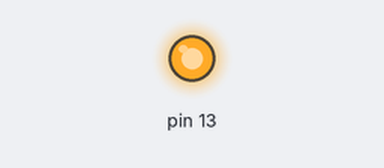
The sketch below on a simulated Arduino Uno, built with avr-gcc and run on an emulated ATmega328P. Parts: output pins drawn as LEDs (lit = HIGH).

Above: at 0.5 s.
At 6.0 s:
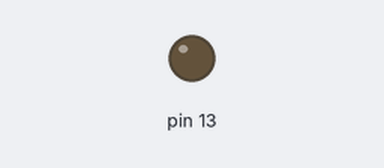
Timing chart, 0 to 14.3 s (numbered marks = the images above):
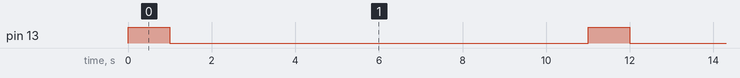

The sketch:

sketch06_03_narcoleptic_blink.ino
```cpp
// private include
/* BEGIN USER CODE PI */
#include <Narcoleptic.h>
/* END USER CODE PI */

// private define
/* BEGIN USER CODE PD */
/* END USER CODE PD */

// private macro
/* BEGIN USER CODE PM */
/* END USER CODE PM */

// private variable
/* BEGIN USER CODE PV */
/* END USER CODE PV */

/* BEGIN USER CODE 0 */
/* END USER CODE 0 */

// private function
/* BEGIN USER CODE PF */
/* END USER CODE PF */

/* BEGIN USER CODE 1 */
/* END USER CODE 1 */

void setup() {
  // put your setup code here, to run once:
  /* BEGIN USER CODE 2 */
  pinMode(13, OUTPUT);
  /* END USER CODE 2 */
}

void loop() {
  // put your main code here, to run repeatedly:
  /* END USER CODE LOOP */
  /* BEGIN USER CODE 3 */
  digitalWrite(13, HIGH);
  Narcoleptic.delay(1000);
  digitalWrite(13, LOW);
  Narcoleptic.delay(10000);
}
/* END USER CODE 3 */
```

Measured:
- by itself, pin 13: alternates HIGH for 1.0 s and LOW for 10.0 s
